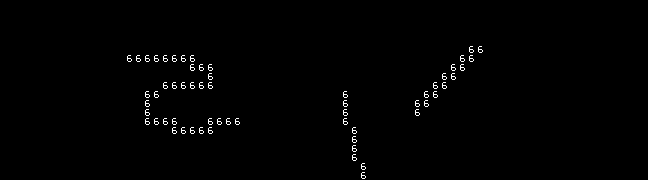

The image is a tile-based game level rendered from a .tmx file. Its description and complete source (layers, tilesets, objects, tile grids) follow:
An orthogonal 72x20 tile map with 9x9 px tiles, 1 tile layer (Foreground).

<map version="1.10" tiledversion="1.10.1" orientation="orthogonal" renderorder="left-down" width="72" height="20" tilewidth="9" tileheight="9" infinite="0" nextlayerid="5" nextobjectid="4">
 <tileset firstgid="1" source="map font.tsx" />
 <layer id="4" name="Foreground" width="72" height="20">
  <data encoding="csv">
0,0,0,0,0,0,0,0,0,0,0,0,0,0,0,0,0,0,0,0,0,0,0,0,0,0,0,0,0,0,0,0,0,0,0,0,0,0,0,0,0,0,0,0,0,0,0,0,0,0,0,0,0,0,0,0,0,0,0,0,0,0,0,0,0,0,0,0,0,0,0,0,
0,0,0,0,0,0,0,0,0,0,0,0,0,0,0,0,0,0,0,0,0,0,0,0,0,0,0,0,0,0,0,0,0,0,0,0,0,0,0,0,0,0,0,0,0,0,0,0,0,0,0,0,0,0,0,0,0,0,0,0,0,0,0,0,0,0,0,0,0,0,0,0,
0,0,0,0,0,0,0,0,0,0,0,0,0,0,0,0,0,0,0,0,0,0,0,0,0,0,0,0,0,0,0,0,0,0,0,0,0,0,0,0,0,0,0,0,0,0,0,0,0,0,0,0,0,0,0,0,0,0,0,0,0,0,0,0,0,0,0,0,0,0,0,0,
0,0,0,0,0,0,0,0,0,0,0,0,0,0,0,0,0,0,0,0,0,0,0,0,0,0,0,0,0,0,0,0,0,0,0,0,0,0,0,0,0,0,0,0,0,0,0,0,0,0,0,0,0,0,0,0,0,0,0,0,0,0,0,0,0,0,0,0,0,0,0,0,
0,0,0,0,0,0,0,0,0,0,0,0,0,0,0,0,0,0,0,0,0,0,0,0,0,0,0,0,0,0,0,0,0,0,0,0,0,0,0,0,0,0,0,0,0,0,0,0,0,0,0,0,0,0,0,0,0,0,0,0,0,0,0,0,0,0,0,0,0,0,0,0,
0,0,0,0,0,0,0,0,0,0,0,0,0,0,0,0,0,0,0,0,0,0,0,0,0,0,0,0,0,0,0,0,0,0,0,0,0,0,0,0,0,0,0,0,0,0,0,0,0,0,0,0,23,23,0,0,0,0,0,0,0,0,0,0,0,0,0,0,0,0,0,0,
0,0,0,0,0,0,0,0,0,0,0,0,0,0,23,23,23,23,23,23,23,23,0,0,0,0,0,0,0,0,0,0,0,0,0,0,0,0,0,0,0,0,0,0,0,0,0,0,0,0,0,23,23,0,0,0,0,0,0,0,0,0,0,0,0,0,0,0,0,0,0,0,
0,0,0,0,0,0,0,0,0,0,0,0,0,0,0,0,0,0,0,0,0,23,23,23,0,0,0,0,0,0,0,0,0,0,0,0,0,0,0,0,0,0,0,0,0,0,0,0,0,0,23,23,0,0,0,0,0,0,0,0,0,0,0,0,0,0,0,0,0,0,0,0,
0,0,0,0,0,0,0,0,0,0,0,0,0,0,0,0,0,0,0,0,0,0,0,23,0,0,0,0,0,0,0,0,0,0,0,0,0,0,0,0,0,0,0,0,0,0,0,0,0,23,23,0,0,0,0,0,0,0,0,0,0,0,0,0,0,0,0,0,0,0,0,0,
0,0,0,0,0,0,0,0,0,0,0,0,0,0,0,0,0,0,23,23,23,23,23,23,0,0,0,0,0,0,0,0,0,0,0,0,0,0,0,0,0,0,0,0,0,0,0,0,23,23,0,0,0,0,0,0,0,0,0,0,0,0,0,0,0,0,0,0,0,0,0,0,
0,0,0,0,0,0,0,0,0,0,0,0,0,0,0,0,23,23,0,0,0,0,0,0,0,0,0,0,0,0,0,0,0,0,0,0,0,0,23,0,0,0,0,0,0,0,0,23,23,0,0,0,0,0,0,0,0,0,0,0,0,0,0,0,0,0,0,0,0,0,0,0,
0,0,0,0,0,0,0,0,0,0,0,0,0,0,0,0,23,0,0,0,0,0,0,0,0,0,0,0,0,0,0,0,0,0,0,0,0,0,23,0,0,0,0,0,0,0,23,23,0,0,0,0,0,0,0,0,0,0,0,0,0,0,0,0,0,0,0,0,0,0,0,0,
0,0,0,0,0,0,0,0,0,0,0,0,0,0,0,0,23,0,0,0,0,0,0,0,0,0,0,0,0,0,0,0,0,0,0,0,0,0,23,0,0,0,0,0,0,0,23,0,0,0,0,0,0,0,0,0,0,0,0,0,0,0,0,0,0,0,0,0,0,0,0,0,
0,0,0,0,0,0,0,0,0,0,0,0,0,0,0,0,23,23,23,23,0,0,0,23,23,23,23,0,0,0,0,0,0,0,0,0,0,0,23,0,0,0,0,0,0,0,0,0,0,0,0,0,0,0,0,0,0,0,0,0,0,0,0,0,0,0,0,0,0,0,0,0,
0,0,0,0,0,0,0,0,0,0,0,0,0,0,0,0,0,0,0,23,23,23,23,23,0,0,0,0,0,0,0,0,0,0,0,0,0,0,0,23,0,0,0,0,0,0,0,0,0,0,0,0,0,0,0,0,0,0,0,0,0,0,0,0,0,0,0,0,0,0,0,0,
0,0,0,0,0,0,0,0,0,0,0,0,0,0,0,0,0,0,0,0,0,0,0,0,0,0,0,0,0,0,0,0,0,0,0,0,0,0,0,23,0,0,0,0,0,0,0,0,0,0,0,0,0,0,0,0,0,0,0,0,0,0,0,0,0,0,0,0,0,0,0,0,
0,0,0,0,0,0,0,0,0,0,0,0,0,0,0,0,0,0,0,0,0,0,0,0,0,0,0,0,0,0,0,0,0,0,0,0,0,0,0,23,0,0,0,0,0,0,0,0,0,0,0,0,0,0,0,0,0,0,0,0,0,0,0,0,0,0,0,0,0,0,0,0,
0,0,0,0,0,0,0,0,0,0,0,0,0,0,0,0,0,0,0,0,0,0,0,0,0,0,0,0,0,0,0,0,0,0,0,0,0,0,0,23,0,0,0,0,0,0,0,0,0,0,0,0,0,0,0,0,0,0,0,0,0,0,0,0,0,0,0,0,0,0,0,0,
0,0,0,0,0,0,0,0,0,0,0,0,0,0,0,0,0,0,0,0,0,0,0,0,0,0,0,0,0,0,0,0,0,0,0,0,0,0,0,0,23,0,0,0,0,0,0,0,0,0,0,0,0,0,0,0,0,0,0,0,0,0,0,0,0,0,0,0,0,0,0,0,
0,0,0,0,0,0,0,0,0,0,0,0,0,0,0,0,0,0,0,0,0,0,0,0,0,0,0,0,0,0,0,0,0,0,0,0,0,0,0,0,23,0,0,0,0,0,0,0,0,0,0,0,0,0,0,0,0,0,0,0,0,0,0,0,0,0,0,0,0,0,0,0
</data>
 </layer>
</map>
